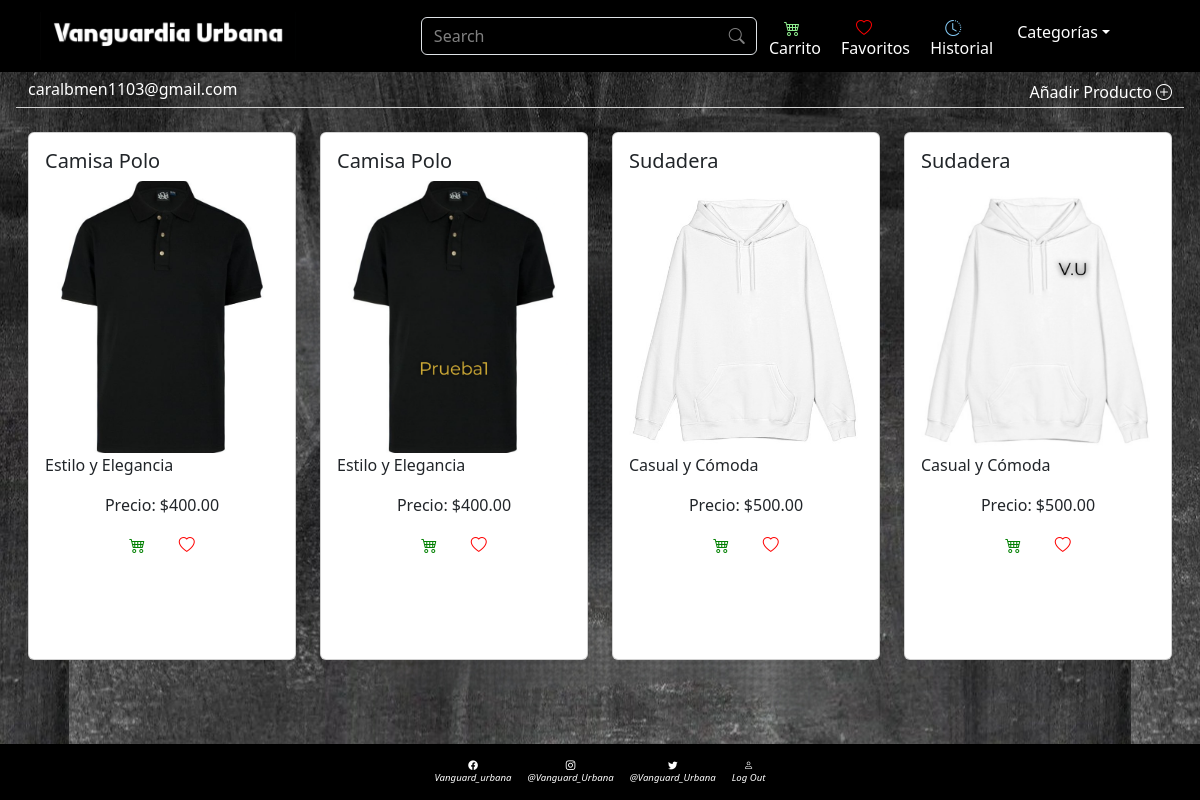
The page /home_vendedor (signed in) on the database its author committed.
### cliente/models.py (models this page shows, shortened)
class Usuario(models.Model):
    correo= models.EmailField('correo',unique=True)
    contrasenia= models.CharField('contrasenia',max_length=128)
    telefono= models.CharField('telefono', max_length=15, null=False)
    class Meta:
        verbose_name = 'Usuario'
        verbose_name_plural = 'Usuarios'

class Variante_p(models.Model):
    colores=[
        ('Negro', 'Negro'),
        ('Blanco', 'Blanco'),
        ('Verde', 'Verde'),
        ('Amarillo', 'Amarillo'),
        ('Rojo', 'Rojo'),
    ]
    categorias = [
        ('Niños', 'Niños'),
        ('Hombre', 'Hombre'),
        ('Mujer', 'Mujer'),
    ]
    producto= models.ForeignKey(producto, related_name='variantes', on_delete=models.CASCADE)
    color= models.CharField('Color', max_length=10, choices=colores)
    talla= models.IntegerField('Talla', null=False)
    categoria = models.CharField('Categoría', max_length=10, choices=categorias)
    imagen= models.ImageField('Imagen',upload_to='productos/')
    stock= models.PositiveIntegerField(
        'Cantidad en stock',
        default=0,
        validators=[MinValueValidator(0)]
    )
    sku= models.CharField('Sku/código',max_length=50, unique=True)
    class Meta:
        unique_together= ('producto', 'color')
        verbose_name= 'Variante'
        verbose_name_plural= 'Variantes'

class producto(models.Model):
    nombre= models.CharField('nombre', max_length=100)
    descripcion= models.TextField('descripcion')
    precio_base= models.DecimalField('precio', max_digits=10, decimal_places=2, validators=[MinValueValidator(0)])
    usuario= models.ForeignKey(Usuario, on_delete=models.CASCADE)

### cliente/views.py (the view)
# urls.py: path('home_vendedor', views.home_vendedor, name='home_vendedor'),
def home_vendedor(request):
    usuario= request.session.get('usuario')
    request.session['usuario']= usuario
    variantes= Variante_p.objects.filter(
        producto_id__usuario_id__correo= usuario
    ).select_related('producto')
    return render(request, 'paginas/home_vendedor.html',{
        'usuario':usuario,
        'variantes':variantes
        })

### cliente/templates/paginas/home_vendedor.html (shortened to what this page needs)
{% extends "base.html" %}
{% block contenido %}
    <div class="datos">
        <a href="{% url 'addProducto'%}"
        style="color: White; float: right; text-decoration: none;
        font-size: 2dvh;">
            Añadir Producto&nbsp;<i class="bi bi-plus-circle"></i>
        </a>
        <h5 style="color:white; font-size: 2dvh;">{{usuario}}</h5>
    </div>
    {% for variante in variantes %}
        <div class="producto col">
            <div class="card h-100">
                <div class="cardd card-body">
                    <h5 class="nombress card-title">
                        {{ variante.producto.nombre }}
                    </h5>
                    <div class="imagen"
                    style="background-image: url('{{variante.imagen.url}}');">
                    </div>
                    <p class="detalles card-text" style="text-align: left;">
                        {{ variante.producto.descripcion }}
                    </p>
                    <p class="detalles card-text">
                        Precio: ${{ variante.producto.precio_base }}
                    </p>
                    <form method="post" style="align-items: center;">
                            <span style="font-size: 2dvh;">
                            <button type="submit" class="bi bi-cart4"style="color: green; border:none;background-color: transparent; "></button>
                            <button type="submit" class="bi bi-heart"style="color: red; border:none;background-color: transparent; "></button>
                        </span>
                    </form>
                </div>
            </div>
        </div>
    {% endfor %}
{% endblock %}
{%block iconoo%}
    <a href="{% url 'home' %}" class="perfil"><i class="bi bi-person"></i></a>
{%endblock%}
{% block perfil %}
    <a class="perfil_texto" href="{% url 'home' %}">Log Out</a>
{% endblock%}

### rows shown on the page
Usuario: correo "caralbmen1103@gmail.com"
Variante_p: producto.nombre "Camisa Polo", imagen (picture), producto.descripcion "Estilo y Elegancia", producto.precio_base "400.00"
Variante_p: producto.nombre "Camisa Polo", imagen (picture), producto.descripcion "Estilo y Elegancia", producto.precio_base "400.00"
Variante_p: producto.nombre "Sudadera", imagen (picture), producto.descripcion "Casual y Cómoda", producto.precio_base "500.00"
Variante_p: producto.nombre "Sudadera", imagen (picture), producto.descripcion "Casual y Cómoda", producto.precio_base "500.00"
